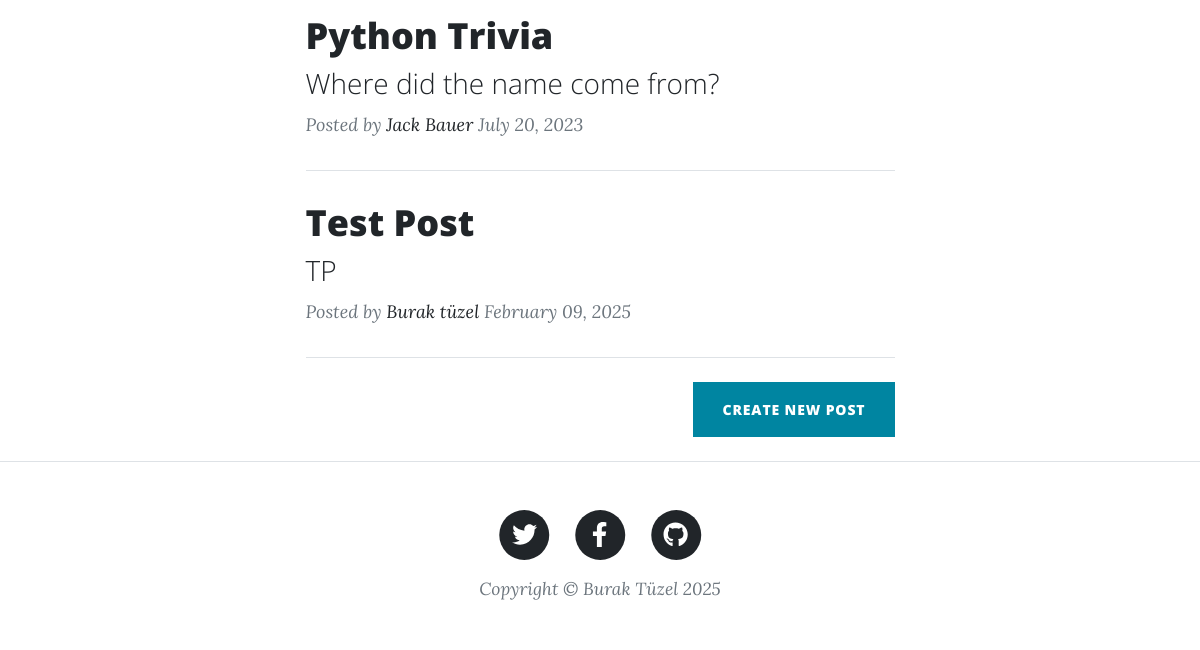
The app's page /index.html (lower part), older data.
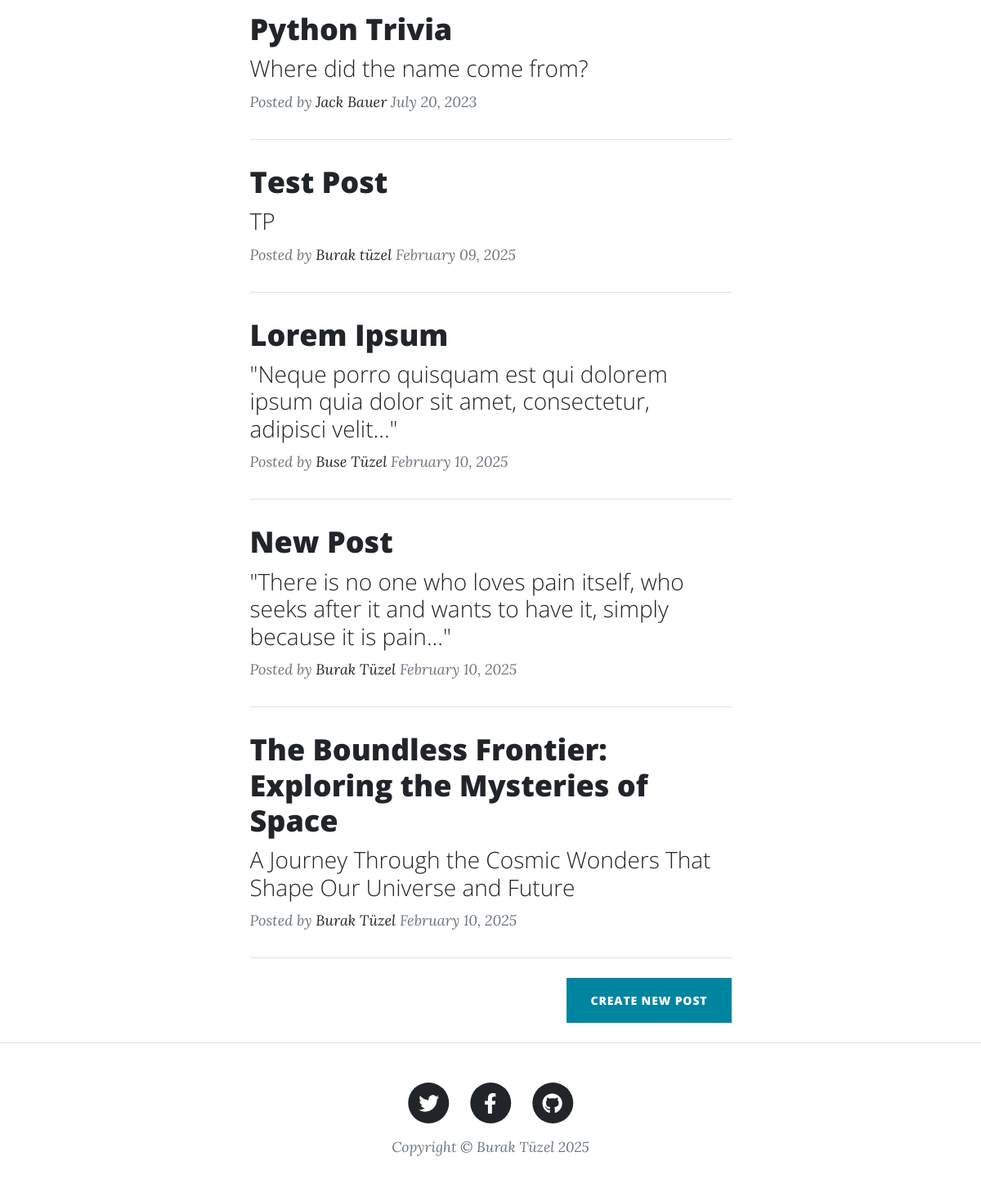
The same page, newer data.
### main.py (models this page shows)
class BlogPost(db.Model):
    id: Mapped[int] = mapped_column(Integer, primary_key=True)
    title: Mapped[str] = mapped_column(String(250), unique=True, nullable=False)
    subtitle: Mapped[str] = mapped_column(String(250), nullable=False)
    date: Mapped[str] = mapped_column(String(250), nullable=False)
    body: Mapped[str] = mapped_column(Text, nullable=False)
    author: Mapped[str] = mapped_column(String(250), nullable=False)
    img_url: Mapped[str] = mapped_column(String(250), nullable=False)

### main.py (the view)
@app.route('/')
@app.route('/index.html')
def home():
    url_dict = get_url_dict()
    result = db.session.execute(db.select(BlogPost))
    posts = result.scalars().all()
    return render_template('index.html',url=url_dict,blog_posts=posts)

### url.py (called while the page is built)
def get_url_dict():
    assets_url = url_for('static', filename='assets')
    img_url = url_for('static', filename='assets/img')
    js_url = url_for('static', filename='js/scripts.js')
    css_url = url_for('static', filename='css/styles.css')
    favicon_url = url_for('static',filename='assets/favicon.ico')
    url_dict = {
        'assets':assets_url,
        'img':img_url,
        'js':js_url,
        'css':css_url,
        'favicon':favicon_url,
    }
    return url_dict

### templates/index.html (shortened to what this page needs)
<!DOCTYPE html>
<html lang="en">
    {% include 'header.html' %}
    <body>
        <div class="container px-4 px-lg-5">
            <div class="row gx-4 gx-lg-5 justify-content-center">
                <div class="col-md-10 col-lg-8 col-xl-7">
                    {% for blog in blog_posts %}
                    <div class="post-preview">
                        <a href="{{ url_for('post',blog_id=blog['id'])}}">
                            <h2 class="post-title">{{blog['title']}}</h2>
                            <h3 class="post-subtitle">{{blog['subtitle']}}</h3>
                        </a>
                        <p class="post-meta">
                            Posted by
                            <a href="#!">{{blog['author']}}</a>
                            {{blog['date']}}
                        </p>
                    </div>
                    <hr class="my-4" />
                    {% endfor %}
                    <div class="d-flex justify-content-end mb-4"><a class="btn btn-primary text-uppercase" href="{{url_for('create_new_post')}}">Create New Post</a></div>
                </div>
            </div>
        </div>
        {% include 'footer.html' %}
    </body>
</html>

### templates/header.html (shortened to what this page needs)
<head>
        <link href="{{url['css']}}" rel="stylesheet" />
    </head>

### templates/footer.html
<footer class="border-top">
            <div class="container px-4 px-lg-5">
                <div class="row gx-4 gx-lg-5 justify-content-center">
                    <div class="col-md-10 col-lg-8 col-xl-7">
                        <ul class="list-inline text-center">
                            <li class="list-inline-item">
                                <a href="#!">
                                    <span class="fa-stack fa-lg">
                                        <i class="fas fa-circle fa-stack-2x"></i>
                                        <i class="fab fa-twitter fa-stack-1x fa-inverse"></i>
                                    </span>
                                </a>
                            </li>
                            <li class="list-inline-item">
                                <a href="#!">
                                    <span class="fa-stack fa-lg">
                                        <i class="fas fa-circle fa-stack-2x"></i>
                                        <i class="fab fa-facebook-f fa-stack-1x fa-inverse"></i>
                                    </span>
                                </a>
                            </li>
                            <li class="list-inline-item">
                                <a href="#!">
                                    <span class="fa-stack fa-lg">
                                        <i class="fas fa-circle fa-stack-2x"></i>
                                        <i class="fab fa-github fa-stack-1x fa-inverse"></i>
                                    </span>
                                </a>
                            </li>
                        </ul>
                        <div class="small text-center text-muted fst-italic">Copyright &copy; Burak Tüzel 2025</div>
                    </div>
                </div>
            </div>
        </footer>

Row changes from the older to the newer data that the page shows:
added BlogPost: title "Lorem Ipsum", subtitle "\"Neque porro quisquam est qui dolorem ipsum quia dolor sit amet, consectetur, adipisci velit...\"", author "Buse Tüzel", date "February 10, 2025"
added BlogPost: title "New Post", subtitle "\"There is no one who loves pain itself, who seeks after it and wants to have it, simply because it is pain...\"", author "Burak Tüzel", date "February 10, 2025"
added BlogPost: title "The Boundless Frontier: Exploring the Mysteries of Space", subtitle "A Journey Through the Cosmic Wonders That Shape Our Universe and Future", author "Burak Tüzel", date "February 10, 2025"
